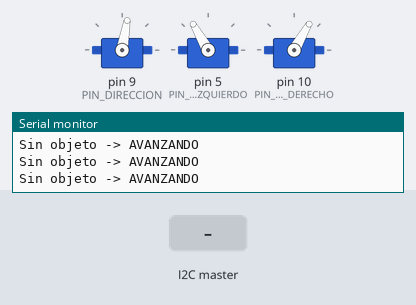
A sketch run on a simulated Arduino Uno, built with avr-gcc and run on an emulated ATmega328P. Parts: 3 × servo, the last lines printed to the serial monitor. The inputs (shaded band) are chosen by the test bench.

Above: at 1.2 s.
1.3 s: the I2C master sends the byte 1
At 2.3 s:
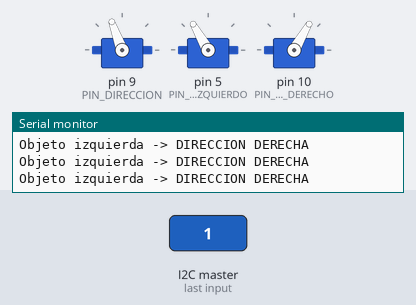
2.8 s: the I2C master sends the byte 0
At 4.1 s:
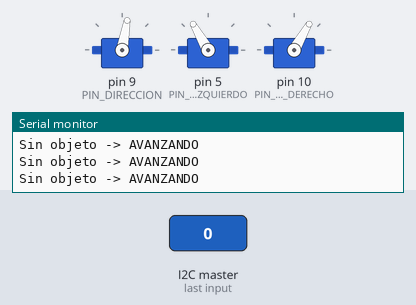
Timing chart, 0 to 5.8 s (numbered marks = the images above; inputs shaded):
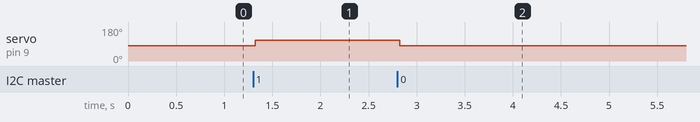

Measured:
- after the input at 1.3 s, servo on pin 9 (PIN_DIRECCION): 80° → 110° at once
- after the input at 2.8 s, servo on pin 9 (PIN_DIRECCION): 110° → 80° at once

The sketch:

2B.ino
```cpp
#include <Wire.h>
#include <Servo.h>

Servo servoDireccion;        // MG995 delantero - dirección
Servo servoMotorIzquierdo;  // MG995 360° - rueda izquierda
Servo servoMotorDerecho;    // MG995 360° - rueda derecha

const int PIN_DIRECCION = 9;

const int PIN_MOTOR_IZQUIERDO = 5;

const int PIN_MOTOR_DERECHO = 10;

byte datoRecibido = 0;

// Posiciones en grados.

const int DIRECCION_CENTRO = 80;

const int DIRECCION_IZQUIERDA = 50;

const int DIRECCION_DERECHA = 110;


const int MOTOR_IZQUIERDO_ADELANTE = 120;

const int MOTOR_DERECHO_ADELANTE = 60;

void recibir(int cantidad) {

  while (Wire.available()) {

    datoRecibido = Wire.read();

  }

}

void avanzar() {

  // Motor izquierdo
  servoMotorIzquierdo.write(MOTOR_IZQUIERDO_ADELANTE);

  // Motor derecho
  servoMotorDerecho.write(MOTOR_DERECHO_ADELANTE);

}

void setup() {

  Wire.begin(8);

  Wire.onReceive(recibir);

  servoDireccion.attach(PIN_DIRECCION);

  servoDireccion.write(DIRECCION_CENTRO);

  servoMotorIzquierdo.attach(PIN_MOTOR_IZQUIERDO);

  servoMotorIzquierdo.write(MOTOR_IZQUIERDO_ADELANTE);

  servoMotorDerecho.attach(PIN_MOTOR_DERECHO);

  servoMotorDerecho.write(MOTOR_DERECHO_ADELANTE);

  Serial.begin(9600);

  Serial.println("Esclavo iniciado");

}

void loop() {

  avanzar();
  switch (datoRecibido) {

    case 1: // El objeto está a la izquierda. // El carrito debe ir hacia la derecha.
      servoDireccion.write(DIRECCION_DERECHA);
      Serial.println("Objeto izquierda -> DIRECCION DERECHA");
      break;

    case 2: // El objeto está en el centro. // Mantener dirección centrada.
      servoDireccion.write(DIRECCION_CENTRO);
      Serial.println("Objeto centro -> DIRECCION CENTRO");
      break;

    case 3: // El objeto está a la derecha. // El carrito debe ir hacia la izquierda.
      servoDireccion.write(DIRECCION_IZQUIERDA);
      Serial.println("Objeto derecha -> DIRECCION IZQUIERDA");
      break;

    default: // No hay objeto. // El carrito sigue avanzando. // La dirección vuelve al centro.
      servoDireccion.write(DIRECCION_CENTRO);
      Serial.println("Sin objeto -> AVANZANDO");
      break;

  }


  delay(20);

}
```
